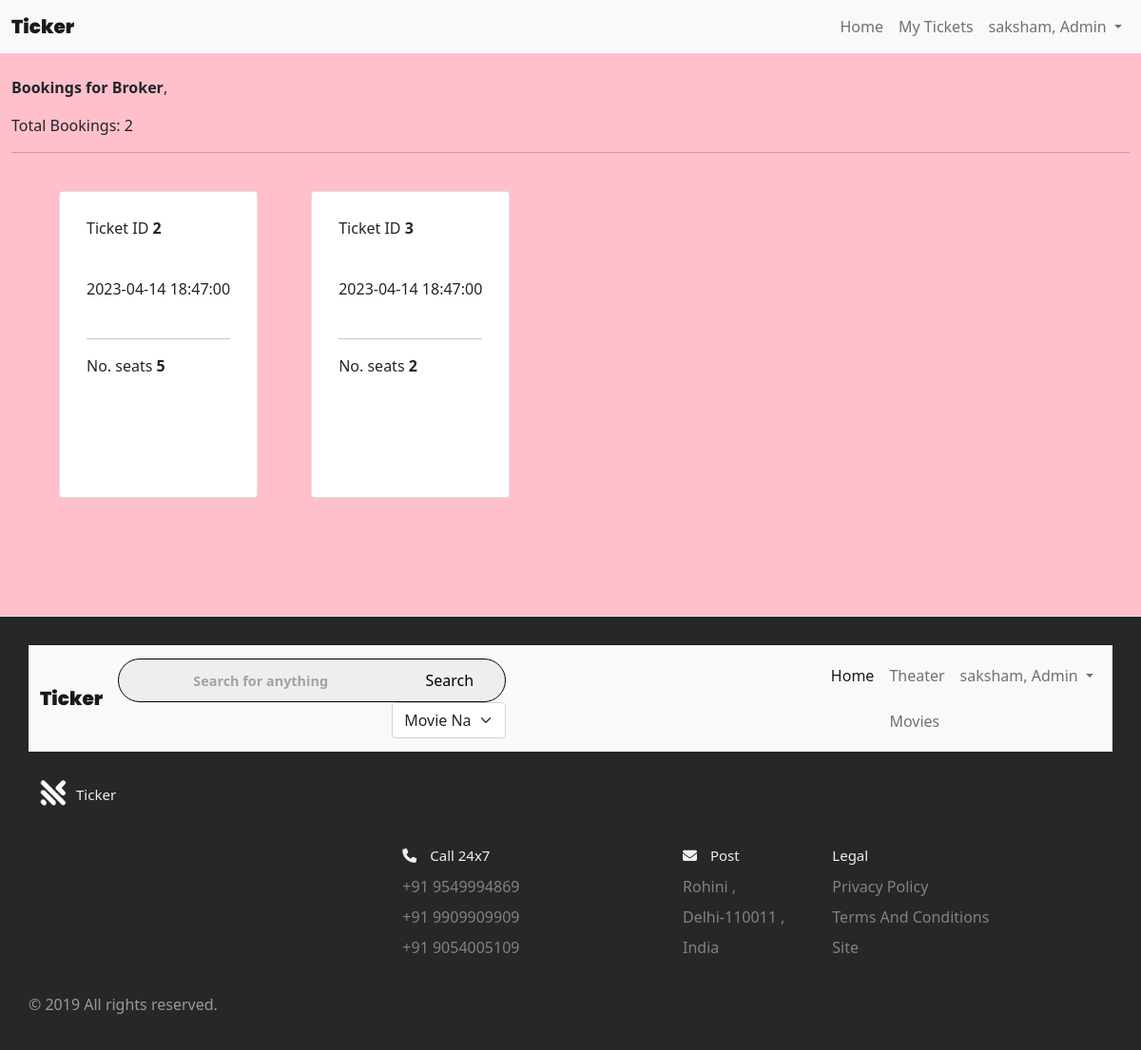
Screenshot of /show_tickets/7 (signed in) with the database file from the repository.
### website/models.py (models this page shows)
class RegisteredUser(db.Model, UserMixin):
    id = db.Column(db.Integer, primary_key=True)
    email = db.Column(db.String(100), unique=True)
    pas = db.Column(db.String(100))
    name = db.Column(db.String(100))
    is_admin = db.Column(db.Boolean)
    theater = db.relationship('Theaters')
    movie = db.relationship('Movie')
    show = db.relationship('Show')
    booked_ti = db.relationship('Ticket')

class Show(db.Model):
    id = db.Column(db.Integer, primary_key=True)
    screened_m = db.Column(db.Integer, db.ForeignKey('movie.id'))
    t_in = db.Column(db.Integer, db.ForeignKey('theaters.id'))
    movie = db.Column(db.String(100))
    t = db.Column(db.String(100))
    address_t = db.Column(db.String(100))
    datetime = db.Column(db.DateTime(timezone=True), default=func.now())
    t_admin_id = db.Column(db.Integer, db.ForeignKey('registered_user.id'))
    available_seats = db.Column(db.Integer)
    cost = db.Column(db.Integer)
    booked_ti = db.relationship('Ticket')

class Ticket(db.Model):
    id = db.Column(db.Integer, primary_key=True)
    booked_show = db.Column(db.Integer, db.ForeignKey('show.id'))
    booked_m = db.Column(db.Integer, db.ForeignKey('movie.id'))
    booked_t = db.Column(db.Integer, db.ForeignKey('theaters.id'))
    user = db.Column(db.Integer, db.ForeignKey('registered_user.id'))
    movie = db.Column(db.String(100))
    t = db.Column(db.String(100))
    address_t = db.Column(db.String(100))
    total_seats = db.Column(db.Integer)
    cost = db.Column(db.Integer)
    timinig_s = db.Column(db.DateTime(timezone=True), default=func.now())

### website/views.py (the view)
@view.route('show_tickets/<int:id>')
@login_required
def show_tickets(id):
    if current_user.is_admin:
        ti = Ticket.query.filter_by(booked_show=int(id)).all()
        show = Show.query.get(int(id))
        return render_template('show_tickets.html', user=current_user, tickets=ti, show=show, ticket_count=len(ti))
    else:
        return render_template('home.html', user=current_user, movies=movies)

### website/__init__.py (called while the page is built)
def create_app():
    app = Flask(__name__)
    app.config['SECRET_KEY'] = 'hjshjhdjah kjshkjdhjs'
    app.config['SQLALCHEMY_DATABASE_URI'] = 'sqlite:///' + DB_NAME
    db.init_app(app)
    from .views import view
    from .auth import auth
    app.register_blueprint(view, url_prefix='/')
    app.register_blueprint(auth, url_prefix='/')
    from .models import RegisteredUser
    create_database(app)
    login_manager = LoginManager()
    login_manager.login_view = 'auth.login'
    login_manager.init_app(app)
    @login_manager.user_loader
    def load_user(id):
        return RegisteredUser.query.get(int(id))
    return app

### website/templates/show_tickets.html (shortened to what this page needs)
{% extends "base.html" %}
{% block content %}
<nav class="navbar navbar-expand-lg navbar-light bg-light">
    <div class="container-fluid">
      <a class="navbar-brand" style="font-weight: 1000; font-family: 'Poppins', sans-serif" href="/">Ticker</a>
      <div class="collapse navbar-collapse d-md-flex justify-content-md-end" id="navbarNavDropdown">
        <ul class="navbar-nav navbar-nav mr-auto">
          <li class="nav-item">
            <a class="nav-link" aria-current="page" href="/">Home</a>
          </li>
          {% if user.is_authenticated %}
          <li class="nav-item">
            {% if user.is_theatre_admin %}
              <a class="nav-link active" href="/my_theaters">Theater</a>
              <a class="nav-link" href="/movies">Movies</a>
          </li>
          {% else %}
          <a class="nav-link" href="/my_tickets">My Tickets</a>
          {% endif %}
          {% endif %}
          </li>
          {% if user.is_authenticated %}
          <li class="nav-item dropdown">
            <a class="nav-link dropdown-toggle" href="#" id="navbarDropdown" role="button" data-bs-toggle="dropdown" aria-expanded="false">
              {% if user.is_admin %}
                {{ user.name }}, Admin
              {% else %}
                {{ user.name }}
              {% endif %}
            </a>
          </li>
          {% else %}
          <li class="nav-item justify-content-end">
            <a class="nav-link" href="/login">Login</a>
          </li>
          {% endif %}
        </ul>
      </div>
    </div>
  </nav>
<div class="container-fluid align-self-center">
    <br/><p><strong >Bookings for {{ show.movie }}</strong>, {{ show.theater }}</p>
    <p>Total Bookings: {{ ticket_count }}</p><hr/>
    <div class="container pt-4 pb-4">
        <div class="row row-cols-auto">
        {% for ticket in tickets %}
        <div class="card" style="margin-right:24px">
            <div class="card-body">
              <p class="card-text">Ticket ID <strong>{{ ticket.id }}</strong></p>
              <p class="card-text">{{ ticket.timinig_s }}</p>
              <hr/>
              <p class="card-text">No. seats <strong>{{ ticket.total_seats }}</strong></p>
            </div>
          </div>
        {% endfor %}
        </div>
      </div>
    </div>
{% endblock %}

### website/templates/base.html (shortened to what this page needs)
<!DOCTYPE html>
<html lang="en">
<head>
    <link rel="stylesheet" href="../static/styles.css">
    <link href="https://cdn.jsdelivr.net/npm/bootstrap@5.0.0-beta3/dist/css/bootstrap.min.css" rel="stylesheet">
</head>
<body>
    {% block content %} {% endblock %}
 <footer class="footer">
     <nav class="navbar navbar-expand-lg navbar-light bg-light">
      <div class="container-fluid">
        <a class="navbar-brand" style="font-weight: 1000; font-family: 'Poppins', sans-serif" href="/">Ticker</a>
        <form action="/search" method="post">
        <div class="search-bar">
        <i class="fa-solid fa-magnifying-glass"></i>
        <input type="search" placeholder="Search for anything" name="searching">
        <input type="submit" value="Search">
        </div>
        <div class="select">
        <select class="form-select" name="options">
            <option value="Movie Name">Movie Name</option>
          </select>
        </div>
        </form>
        <div class="collapse navbar-collapse d-md-flex justify-content-md-end" id="navbarNavDropdown">
          <ul class="navbar-nav navbar-nav mr-auto">
            <li class="nav-item">
              <a class="nav-link active re" aria-current="page" href="/">Home</a>
            </li>
            {% if user.is_authenticated %}
            <li class="nav-item">
              {% if user.is_admin %}
                <a class="nav-link" href="/my_theaters">Theater</a>
                <a class="nav-link" href="movies">Movies</a>
            </li>
            {% else %}
            <a class="nav-link" href="my_tickets">My Tickets</a>
            {% endif %}
            {% endif %}
            {% if user.is_authenticated %}
            <li class="nav-item dropdown">
              <a class="nav-link dropdown-toggle" href="#" id="navbarDropdown" role="button" data-bs-toggle="dropdown" aria-expanded="false">
                {% if user.is_admin %}
                  {{ user.name }}, Admin
                {% else %}
                  {{ user.name }}
                {% endif %}
              </a>
            </li>
            {% else %}
            <li class="nav-item justify-content-end">
              <a class="nav-link" href="/login">Login</a>
            </li>
            {% endif %}
          </ul>
        </div>
      </div>
    </nav>
  <div class="footer__addr">
    <h1 class="footer__logo"><h2 class="logo-text"><img class="logo footer_logo" src="../static/logo.png">Ticker</h2></h1>
  </div>
  <ul class="footer__nav">
    <li class="nav__item">
      <h2 class="nav__title"><i class="fa-solid fa-phone"></i>  Call 24x7</h2>
      <ul class="nav__ul">
        <li><a>+91 9549994869</a></li>
        <li><a>+91 9909909909</a></li>
        <li><a>+91 9054005109</a></li>
      </ul>
    </li>
    <li class="nav_item footer-address nav_item--extra">
      <h2 class="nav__title"><i class="fa-solid fa-envelope"></i> Post</h2>
      <p class="nav__ul">Rohini ,<br> Delhi-110011 ,<br> India</p>
    </li>
    <li class="nav__item">
      <h2 class="nav__title">Legal</h2>
      <ul class="nav__ul">
        <li>
        Privacy Policy
        </li>
        <li>
          Terms And Conditions
        </li>
        <li>
            Site
        </li>
      </ul>
    </li>
  </ul>
  <div class="legal">
    <p>&copy; 2019  All rights reserved.</p>
  </div>
</footer>
</body>
</html>

### website/static/styles.css (style rules this page uses)
*, *::before, *::after { margin: 0; padding: 0; outline: 0; box-sizing: border-box; text-decoration: none; list-style: none; border: none; }
body { font-family: 'Poppins', sans-serif; color: #322f2f; background-color: pink !important; overflow-x: hidden; background-color: hsl(252, 30%, 95%); }
.container { width: 80%; margin: 0 auto; }
nav { width: 100%; background-color: #fff; padding: 0.7rem 0; position: fixed; top: 0; z-index: 10; }
.search-bar { background-color: #F0EEED; border-radius: 2rem; border: 1px solid black; padding: 0.6rem 2rem; }
.select { background: transparent; width: 10vw; margin-left: 18rem; font-size: 0.9rem; font-weight: 500; color: #0f0f0f; }
.search-bar input[type="search"] { background: transparent; width: 20vw; margin-left: 1rem; font-size: 0.9rem; font-weight: 700; color: #0f0f0f; }
nav .search-bar input[type="search"]::placeholder { color: #a3a2a2; }
.logo { height: 3rem; width: 3rem; }
.logo-text { display: flex; align-items: center; }
.card { border-radius: 40px; margin: 32px 32px; width: 227px; height: 323px; cursor: pointer; margin-bottom: 100px; transition: 0.4s; }
.card-text { margin-top: 10px; margin-bottom: 40px; }
*, *:before, *:after { box-sizing: border-box; }
.footer_logo { height: 50px; width: 50px; }
html { font-size: 100%; }
body { font-family: acumin-pro, system-ui, sans-serif; margin: 0; display: grid; grid-template-rows: auto 1fr auto; font-size: 14px; background-color: #f4f4f4; align-items: start; min-height: 100vh; }
.footer { display: flex; flex-flow: row wrap; padding: 30px 30px 20px 30px; color: #efefef; background-color: #272727; border-top: 1px solid #e5e5e5; }
.footer > * { flex: 1 100%; }
.footer__addr { margin-right: 1.25em; margin-bottom: 2em; }
.footer__logo { font-family: 'Pacifico', cursive; font-weight: 400; text-transform: lowercase; font-size: 1.5rem; }
.footer__addr h2 { margin-top: 1.3em; font-size: 15px; font-weight: 400; }
.nav__title { font-weight: 400; font-size: 15px; margin-top: 100px; }
.fa-solid { margin-right: 10px; }
.footer ul { list-style: none; padding-left: 0; }
.footer li { line-height: 2em; }
.footer a { text-decoration: none; }
.footer__nav { display: flex; flex-flow: row wrap; }
.footer__nav > * { flex: 1 50%; margin-right: 1.25em; }
.nav__ul { color: #838181; }
.legal { color: #999; }
@media screen and (min-width: 40.375em) { .footer__nav > * { flex: 1; } }
@media screen and (min-width: 40.375em) { .nav__item { flex-grow: 2; } }
@media screen and (min-width: 40.375em) { .footer__addr { flex: 1 0px; } }
@media screen and (min-width: 40.375em) { .footer__nav { flex: 2 0px; } }

### rows the page displays
RegisteredUser: name "saksham"
Show: movie "Broker"
Ticket: id "2", timinig_s "2023-04-14 18:47:00", total_seats "5"
Ticket: id "3", timinig_s "2023-04-14 18:47:00", total_seats "2"

### other values shown
{{ ticket_count }} "2"
